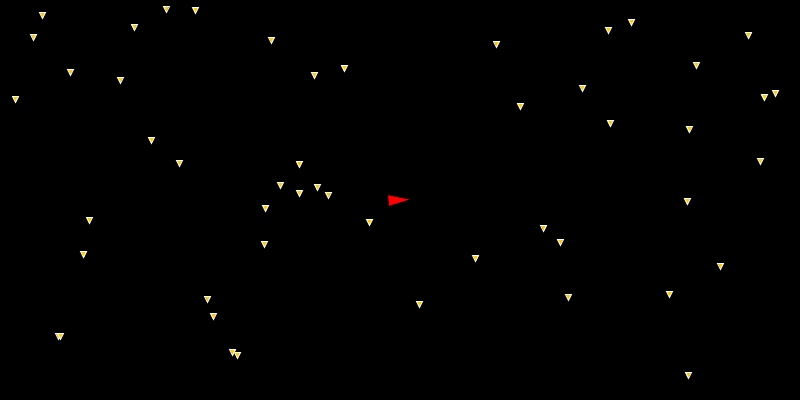
Frame 1 (no input)
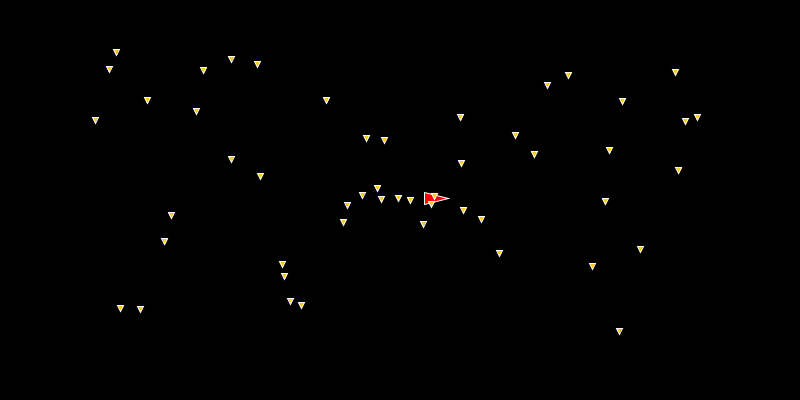
Frame 60 (the mouse pressed at the canvas centre just before this capture)
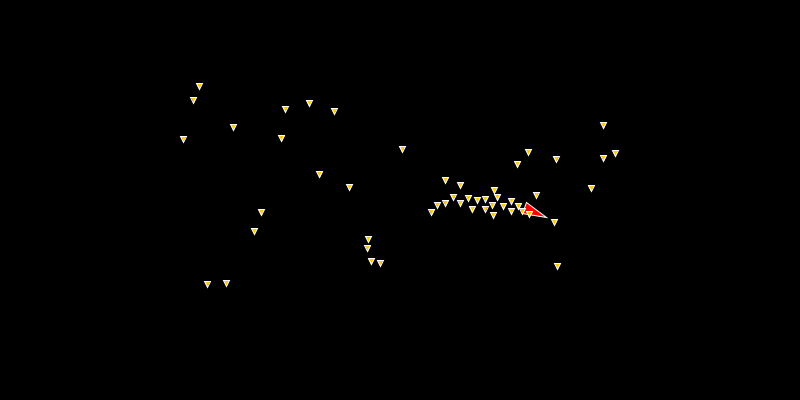
Frame 120 (the mouse held since frame 60 and released just before this capture)

The Processing sketch that drew these frames (run headless with seeded random() and noise(); from frame 60 on, the mouse is pressed at the canvas centre):

// Processing sketch: FlockBehavior
// ── FlockBehavior.pde
ArrayList<Vehicle> vehicles;
Vehicle2 nomad;

void setup()
{
  size(800,400);
  vehicles = new ArrayList<Vehicle>();
  nomad = new Vehicle2(width/2, height/2);
  for (int i = 0; i < 50; i++) 
  {
   vehicles.add(new Vehicle(random(width),random(height)));
  }
}

void draw()
{
  background(0);
  nomad.wander();
  nomad.run();
  for(Vehicle yes : vehicles)
  {
    yes.display();
    yes.update();
    yes.applyBehaviors(vehicles, nomad);
  }
}

void mousePressed()
{
  vehicles.add(new Vehicle(mouseX,mouseY));
}

// ── Vehicle.pde
class Vehicle
{
  float maxSpeed;
  float maxForce;
  float r;
  PVector location;
  PVector velocity;
  PVector acceleration;
  
  Vehicle(float x, float y)
  {
    location = new PVector(x, y);
    r = 6;
    maxSpeed = 1.5;
    maxForce = 0.2;
    acceleration = new PVector(0, 0);
    velocity = new PVector(0, 0);
  }
  
  void update()
  {
    velocity.add(acceleration);
    velocity.limit(maxSpeed);
    location.add(velocity);
    acceleration.mult(0);
  }
  
  void display()
  {
     stroke(255);
     fill(255, 200, 0);
     pushMatrix();
     translate(location.x, location.y);
     triangle(0,0,3,6,6,0);
     popMatrix();
  }
  
  PVector separate(ArrayList<Vehicle> vehicles)
 {
   float howFarApart = r *1.5;
   PVector sum = new PVector();
   int count = 0;
   for(Vehicle other: vehicles)
   {
     float d = PVector.dist(location,other.location);
     
     if(d>0 && d<howFarApart)
     {
       PVector diff = PVector.sub(location,other.location);
       diff.normalize();
       diff.div(d);
       sum.add(diff);
       count++;
     }
   }
   if(count > 0)
   {
     sum.div(count);
     sum.normalize();
     sum.mult(maxSpeed);
     sum.sub(velocity);
     sum.limit(maxForce);
   }
   return sum;
  }
  
  PVector seek(PVector target) 
  {
   PVector desired = PVector.sub(target,location);
   desired.setMag(maxSpeed);
   PVector steer = PVector.sub(desired,velocity);
   steer.limit(maxForce); 
   return steer;
  }
  
  void applyForce(PVector force)
  {
    acceleration.add(force);
  }
  
  void applyBehaviors(ArrayList<Vehicle> vehicles, Vehicle2 chase)
  {
   PVector getAway = separate(vehicles);
   PVector mouse = new PVector(chase.getX(),chase.getY());
   PVector seekForce = seek(mouse);
   getAway.mult(1.5);
   applyForce(getAway);
   applyForce(seekForce);
  }
  
 
}

// ── Vehicle2.pde
class Vehicle2
{
 
 PVector location;
 PVector velocity;
 PVector acceleration;
 float r;
 float wandertheta;
 float maxforce;    
 float maxspeed;
 
 Vehicle2(float x, float y)
 {
   acceleration = new PVector(0,0);
   velocity = new PVector(0,0);
   location = new PVector(x,y);
   r = 6;
   wandertheta = 0;
   maxspeed = 2;
   maxforce = 0.02;
 }
 
 float getX()
 {
   return location.x;
 }
 
 float getY()
 {
   return location.y;
 }
 
 void run() 
 {
   update();
   borders();
   display();
 }
 
  void wander() {
    float wanderR = 25;         
    float wanderD = 80;         
    float change = 0.1;
    wandertheta += random(-change,change);   

    PVector circleloc = velocity.get();    
    circleloc.normalize();            
    circleloc.mult(wanderD);          
    circleloc.add(location);          
    
    float h = velocity.heading2D();   
    PVector circleOffSet = new PVector(wanderR*cos(wandertheta+h),wanderR*sin(wandertheta+h));
    PVector target = PVector.add(circleloc,circleOffSet);
    seek(target);

  }  

  void applyForce(PVector force) 
  {
    acceleration.add(force);
  }

  void seek(PVector target) 
  {
    PVector desired = PVector.sub(target,location);
    desired.normalize();
    desired.mult(maxspeed);
    PVector steer = PVector.sub(desired,velocity);
    steer.limit(maxforce);  
    applyForce(steer);
  }
  
  void update() 
  {
   velocity.add(acceleration);
   velocity.limit(maxspeed);
   location.add(velocity);
   acceleration.mult(0);
  }

  void display() {
    float theta = velocity.heading2D() + radians(90);
    fill(255,0,0);
    pushMatrix();
    translate(location.x,location.y);
    rotate(theta);
    beginShape(TRIANGLES);
    vertex(0, -r*2);
    vertex(-r, r*2);
    vertex(r, r*2);
    endShape();
    popMatrix();
  }

  void borders() 
  {
    if (location.x < -r) location.x = width+r;
    if (location.y < -r) location.y = height+r;
    if (location.x > width+r) location.x = -r;
    if (location.y > height+r) location.y = -r;
  }
}
 
